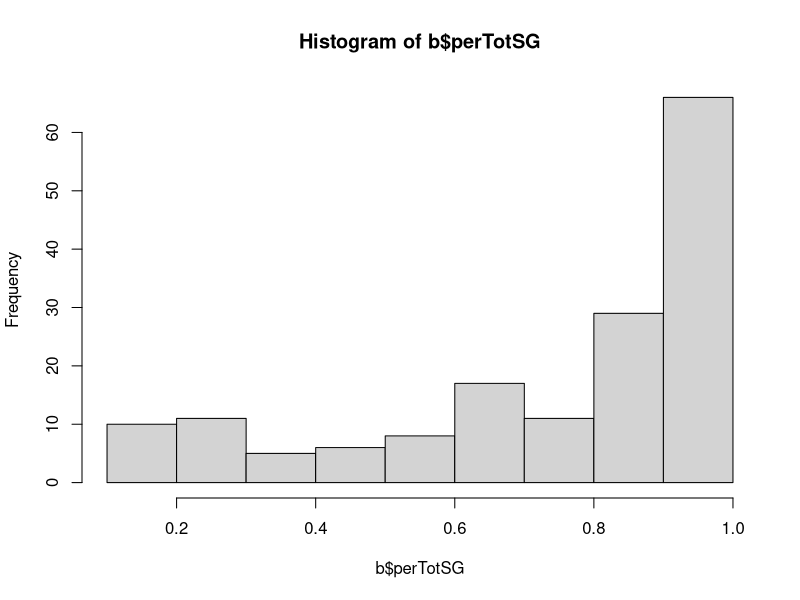

Write the R code that produced this figure.
#testing github
a=read.csv("BBSG_2009-2010_habitat_and_trawl-tow_data.csv")
colnames(a)
#removing unecessary collumns
b=a[,-c(7:8,14:25,34)]
colnames(b)
#finding distribution of data
hist(b$perTotSG)
#exponential distribution 
#removing NAs from data
library(tidyverse)
c=b %>% drop_na()
#finding quantiles for total SG cover 
quantile(c$perTotSG)
#finding quantiles for species cover
quantile(c$perTha)
quantile(c$perSyr)
quantile(c$perOSG)
#From most common to rare: Tha, Syr, OSG